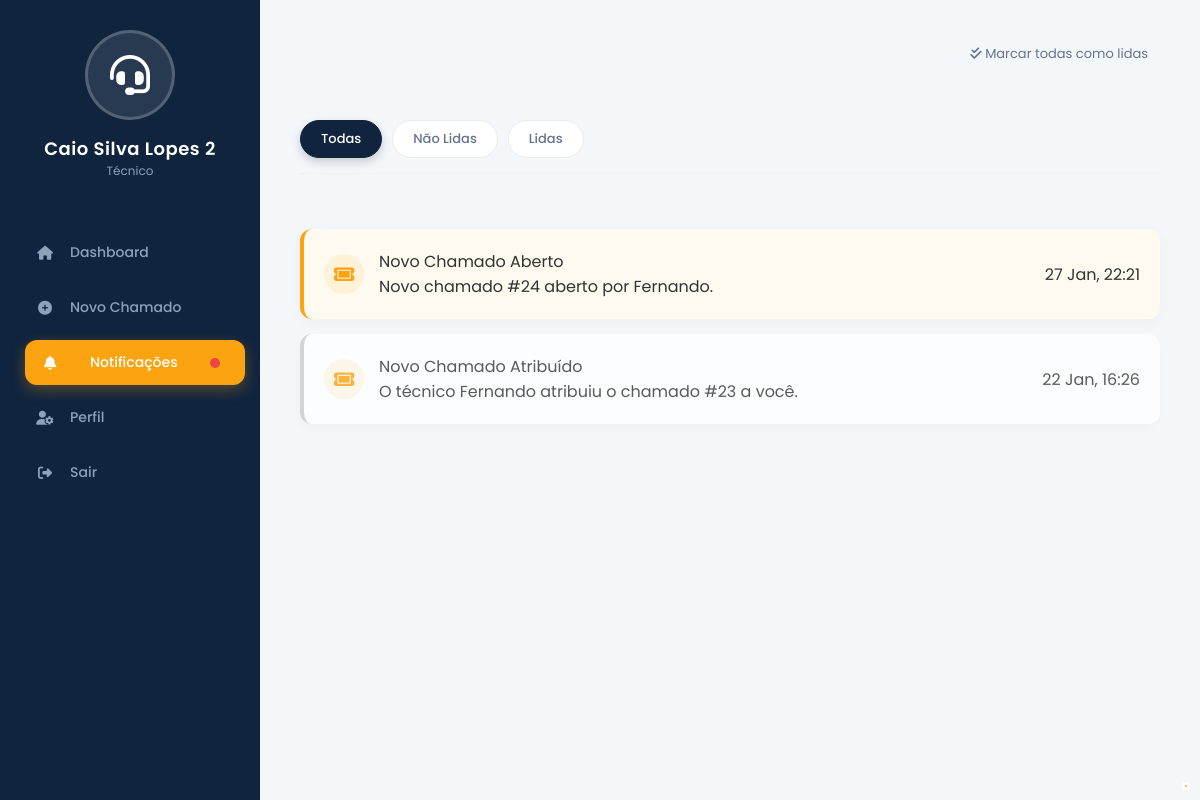
/notificacoes/ (signed in), run on the app's committed database.
### users/models.py (models this page shows, shortened)
class Account(AbstractUser):
    enterprise = models.ForeignKey(
        Enterprise,
        on_delete=models.PROTECT,
        related_name='accounts',
        verbose_name='Empresa',
        null=True,
        blank=True
    )
    IS_TECH_CHOICES = (
        (False, 'Usuário'),
        (True, 'Técnico'),
    )
    is_technician = models.BooleanField(
        default=False,
        verbose_name="É técnico?",
        choices=IS_TECH_CHOICES
    )
    display_name = models.CharField(max_length=200, verbose_name="Nome Completo", blank=True)
    email_confirmed = models.BooleanField(default=False, verbose_name="Email Confirmado")

### tickets/models.py (models this page shows, shortened)
class Notification(models.Model):
    recipient = models.ForeignKey(settings.AUTH_USER_MODEL, on_delete=models.CASCADE, related_name='notifications')
    ticket = models.ForeignKey(Tickets, on_delete=models.CASCADE, null=True, blank=True)
    title = models.CharField(max_length=255)
    message = models.TextField()
    is_read = models.BooleanField(default=False)
    created_at = models.DateTimeField(auto_now_add=True)
    class Meta:
        ordering = ['-created_at']

### tickets/notification_views.py (the view)
# urls.py: path('notificacoes/', notifications_view, name='notifications'),
@login_required
def notifications_view(request):
    filter_status = request.GET.get('filter', 'all')
    notifications = Notification.objects.filter(recipient=request.user)
    if filter_status == 'unread':
        notifications = notifications.filter(is_read=False)
    elif filter_status == 'read':
        notifications = notifications.filter(is_read=True)
    notifications = notifications.order_by('is_read', '-created_at')
    return render(request, 'notifications.html', {
        'notifications': notifications,
        'current_filter': filter_status
    })

### users/context_processors.py (called while the page is built)
def notification_counts(request):
    if request.user.is_authenticated:
        count = Notification.objects.filter(recipient=request.user, is_read=False).count()
        return {
            'unread_notifications_count': count,
            'has_unread_notifications': count > 0
        }
    return {}

### tickets/templates/notifications.html (shortened to what this page needs)
{% load static %}
{% block content %}
<!DOCTYPE html>
<html lang="pt-br">
<head>
    <link rel="stylesheet" href="https://cdnjs.cloudflare.com/ajax/libs/font-awesome/6.4.0/css/all.min.css">
    <link rel="stylesheet" href="{% static 'css/global.css' %}?v=2">
    <link rel="stylesheet" href="{% static 'css/components.css' %}?v=2">
    <link rel="stylesheet" href="{% static 'css/dashboard.css' %}?v=7">
    <link rel="stylesheet" href="{% static 'css/pages/notifications.css' %}?v=3">
</head>
<body>
    {% include 'partials/sidebar.html' %}
    <main class="main-content">
        <header style="display: flex; justify-content: space-between; align-items: center; margin-bottom: 25px;">
            <div class="page-header-actions">
                <a href="{% url 'mark_all_read' %}" class="btn-action-light"
                    style="font-size: 13px; color: var(--text-secondary); text-decoration: none;">
                    <i class="fa-solid fa-check-double"></i> Marcar todas como lidas
                </a>
            </div>
        </header>
        <div class="filter-container">
            <a href="?filter=all" class="filter-btn {% if current_filter == 'all' %}active{% endif %}">Todas</a>
            <a href="?filter=unread" class="filter-btn {% if current_filter == 'unread' %}active{% endif %}">Não
                Lidas</a>
            <a href="?filter=read" class="filter-btn {% if current_filter == 'read' %}active{% endif %}">Lidas</a>
        </div>
        <div class="notification-list">
            {% for n in notifications %}
            <a href="{% url 'mark_notification_read' n.id %}"
                class="notification-card {% if not n.is_read %}unread{% else %}read{% endif %}">
                <div class="notif-content">
                    <div class="notif-icon">
                        {% if n.ticket %}
                        <i class="fa-solid fa-ticket"></i>
                        {% else %}
                        <i class="fa-solid fa-message"></i>
                        {% endif %}
                    </div>
                    <div class="notif-texts">
                        <div class="notif-title">{{ n.title }}</div>
                        <div class="notif-msg">{{ n.message }}</div>
                    </div>
                </div>
                <div class="notif-meta">
                    <span class="notif-date">{{ n.created_at|date:"d M, H:i" }}</span>
                    {% if not n.is_read %}
                    <span class="status-dot"></span>
                    {% endif %}
                </div>
            </a>
            {% endfor %}
        </div>
    </main>
</body>
</html>
{% endblock %}

### users/templates/partials/sidebar.html (shortened to what this page needs)
<aside class="sidebar">
    <div class="profile-section">
        <div class="profile-img">
            {% if request.user.is_technician %}
            <i class="fa-solid fa-headset"></i>
            {% else %}
            <i class="fa-solid fa-user"></i>
            {% endif %}
        </div>
        <div class="profile-name">
            {{ request.user.display_name|default:request.user.username }}
        </div>
        {% if request.user.is_technician %}
        <div style="font-size: 12px; color: #8da1b9;">Técnico</div>
        {% endif %}
    </div>
    <ul class="nav-menu">
        {% if request.user.is_technician %}
        <li><a href="{% url 'dashboard_technical' %}"
                class="{% if request.resolver_match.url_name == 'dashboard_technical' %}active{% endif %}"><i
                    class="fa-solid fa-house"></i> <span>Dashboard</span></a></li>
        <li><a href="{% url 'novo_ticket' %}"
                class="{% if request.resolver_match.url_name == 'novo_ticket' %}active{% endif %}"><i
                    class="fa-solid fa-plus-circle"></i> <span>Novo Chamado</span></a></li>
        <li><a href="{% url 'notifications' %}"
                class="{% if request.resolver_match.url_name == 'notifications' %}active{% endif %}"
                style="display: flex; align-items: center; justify-content: space-between;">
                <div style="display: flex; align-items: center; gap: 15px;">
                    <i class="fa-solid fa-bell"></i> <span>Notificações</span>
                </div>
                {% if has_unread_notifications %}
                <span
                    style="background: #ef4444; width: 10px; height: 10px; border-radius: 50%; display: inline-block; margin-right: 10px;"></span>
                {% endif %}
            </a></li>
        <li><a href="{% url 'perfil' %}"
                class="{% if request.resolver_match.url_name == 'perfil' %}active{% endif %}"><i
                    class="fa-solid fa-user-gear"></i> <span>Perfil</span></a></li>
        {% endif %}
        <li><a href="{% url 'logout_client' %}"><i class="fa-solid fa-right-from-bracket"></i> <span>Sair</span></a>
        </li>
    </ul>
</aside>

### static/css/global.css (style rules this page uses)
:root { --primary-color: #10243e; --primary-light: #1c3b63; --accent-color: #fca311; --accent-hover: #e09210; --bg-color: #f4f7fa; --card-bg: #ffffff; --text-primary: #333333; --text-secondary: #64748b; --border-radius: 16px; --transition-speed: 0.3s; --shadow-soft: 0 10px 30px rgba(0, 0, 0, 0.05); --sidebar-bg: var(--primary-color); --main-bg: var(--bg-color); --card-white: var(--card-bg); --accent-orange: var(--accent-color); --status-open: #2ecc71; --status-high: #e74c3c; }
* { margin: 0; padding: 0; box-sizing: border-box; font-family: 'Outfit', 'Poppins', sans-serif; }
body { background-color: var(--bg-color); display: flex; height: 100vh; overflow: hidden; color: var(--text-primary); -webkit-font-smoothing: antialiased; transition: background-color 0.3s, color 0.3s; position: relative; }
.main-content { flex: 1; padding: 40px; overflow-y: auto; display: flex; flex-direction: column; gap: 30px; }
.sidebar { width: 260px; background-color: var(--sidebar-bg); color: white; display: flex; flex-direction: column; padding: 30px 20px; flex-shrink: 0; transition: all var(--transition-speed) ease; z-index: 100; }
.profile-section { display: flex; flex-direction: column; align-items: center; margin-bottom: 50px; }
.profile-img { width: 90px; height: 90px; background-color: rgba(255, 255, 255, 0.1); border-radius: 50%; display: flex; align-items: center; justify-content: center; margin-bottom: 15px; color: white; font-size: 40px; border: 3px solid rgba(255, 255, 255, 0.2); transition: transform var(--transition-speed); }
.profile-name { font-size: 18px; font-weight: 600; letter-spacing: 0.5px; }
.nav-menu { list-style: none; width: 100%; }
.nav-menu li { margin-bottom: 10px; }
.nav-menu a { text-decoration: none; color: #8da1b9; display: flex; align-items: center; padding: 12px 15px; border-radius: 12px; transition: all var(--transition-speed); font-size: 14px; font-weight: 500; }
.nav-menu a:hover, .nav-menu a.active { color: white; background-color: var(--accent-orange); box-shadow: 0 5px 15px rgba(252, 163, 17, 0.3); transform: translateX(5px); }
.nav-menu a i { margin-right: 15px; width: 20px; text-align: center; }
header { display: flex; justify-content: flex-start; align-items: center; margin-bottom: 10px; }
header i { color: var(--text-secondary); transition: color 0.3s; }

### static/css/pages/notifications.css (style rules this page uses)
.notification-list { display: flex; flex-direction: column; gap: 15px; }
.filter-container .filter-btn { padding: 8px 20px; border-radius: 30px; text-decoration: none; font-size: 13px; font-weight: 500; color: var(--text-secondary); background: white; border: 1px solid #eaedf0; transition: all 0.3s; display: inline-flex; align-items: center; justify-content: center; }
.filter-container { margin-bottom: 25px; display: flex; gap: 10px; padding-bottom: 15px; border-bottom: 1px solid #f0f0f0; }
.filter-container .filter-btn.active { background: var(--primary-color); color: white; border-color: var(--primary-color); box-shadow: 0 4px 10px rgba(16, 36, 62, 0.2); }
.btn-action-light { padding: 8px 12px; border-radius: 8px; transition: 0.2s; }
.notification-card { background: var(--card-white); border-radius: 12px; padding: 20px; box-shadow: 0 4px 15px rgba(0, 0, 0, 0.03); display: flex; justify-content: space-between; align-items: center; transition: transform 0.2s, box-shadow 0.2s; border-left: 4px solid transparent; cursor: pointer; text-decoration: none; color: inherit; }
.notification-card.unread { border-left-color: var(--accent-orange); background-color: #fffaf0; }
.notification-card.read { border-left-color: #ccc; opacity: 0.8; }
.notif-content { display: flex; align-items: center; gap: 15px; }
.notif-icon { width: 40px; height: 40px; background: rgba(252, 163, 17, 0.1); color: var(--accent-orange); border-radius: 50%; display: flex; align-items: center; justify-content: center; font-size: 18px; }
.status-dot { width: 8px; height: 8px; background: var(--accent-orange); border-radius: 50%; display: inline-block; margin-left: 8px; }

### data on the page
Account: user.display_name "Caio Silva Lopes 2"
Notification: title "Novo Chamado Aberto", message "Novo chamado #24 aberto por Fernando.", created_at "27 Jan, 22:21", is_read False (drawn)
Notification: title "Novo Chamado Atribuído", message "O técnico Fernando atribuiu o chamado #23 a você.", created_at "22 Jan, 16:26"
